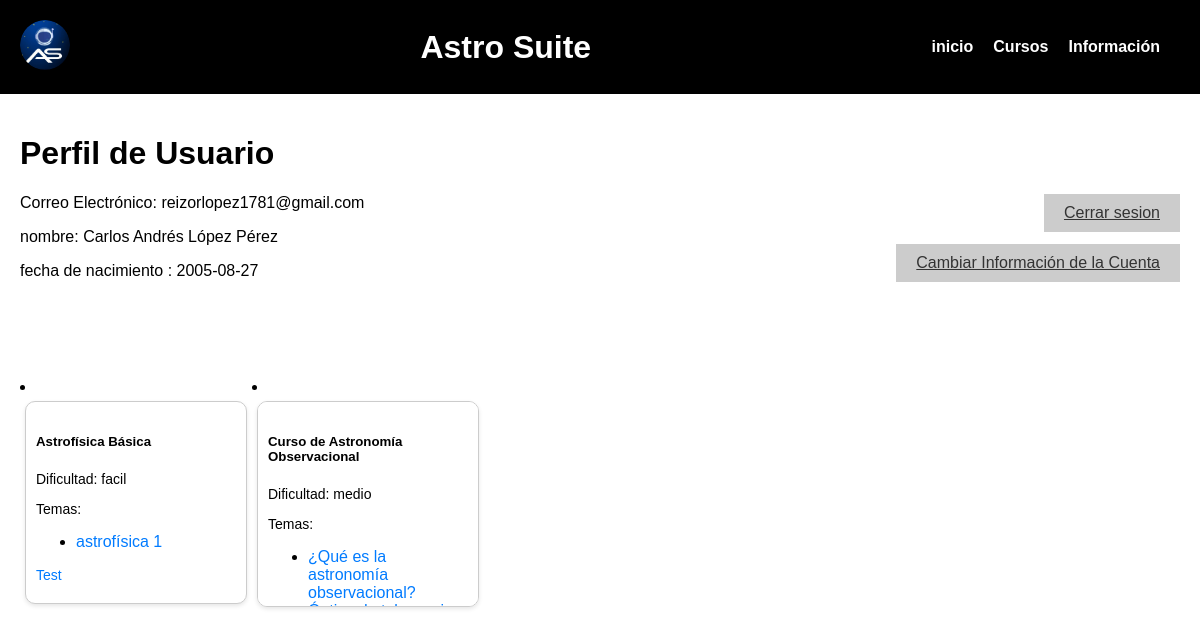
The app's page /perfil.php (signed in) with its own data.
### tables this page shows
CREATE TABLE `cursos` (
  `id_curso` int(11) NOT NULL AUTO_INCREMENT,
  `nombre` varchar(45) DEFAULT NULL,
  `descripcion` varchar(500) DEFAULT NULL,
  `imagen` varchar(100) DEFAULT NULL,
  `dificultad` varchar(20) DEFAULT NULL,
  `test` varchar(45) DEFAULT NULL,
  PRIMARY KEY (`id_curso`),
  UNIQUE KEY `id_cursos_UNIQUE` (`id_curso`)
);

CREATE TABLE `temas` (
  `id_tema` int(11) NOT NULL AUTO_INCREMENT,
  `titulo` varchar(45) DEFAULT NULL,
  `descripcion` varchar(10000) DEFAULT NULL,
  `imagen` varchar(100) DEFAULT NULL,
  `pdf` varchar(100) DEFAULT NULL,
  PRIMARY KEY (`id_tema`)
);

### perfil.php (the view, shortened to what this page needs)
<?php
$correoUsuario = isset($_SESSION['correo']) ? $_SESSION['correo'] : "";
$nombreUsuario = isset($_SESSION['nombre']) ? $_SESSION['nombre'] : "";
$fechaUsuario = isset($_SESSION['fecha_nac']) ? $_SESSION['fecha_nac'] : "";
$idUsuario = isset($_SESSION['id_usuario']) ? $_SESSION['id_usuario'] : "";
?>
<!DOCTYPE html>
<html lang="en">
<head>
    <link rel="stylesheet" href="css/perfil.css">
</head>
<body>
        <header>
        <div class="logo">
            <img id="logo" src="image/logo2.jpeg">
        </div>
        <div class="title">
            <h1>Astro Suite</h1>
        </div>
        <nav>
            <ul>
                <li><a href="inicio.php">inicio</a></li>
                <li><a href="cursos.php">Cursos</a></li>
                <li><a href="informacion.php">Información</a></li>
                </ul>
        </nav>
    </header>
    <main>
    <h1>Perfil de Usuario</h1>
    <div class="contenedor">
    <a href="include/editar_perfil.php" class="editar-button">Cambiar Información de la Cuenta</a>
    <a href="include/cerrar_sesion.php" class="cerrar-button">Cerrar sesion</a>
    </div>
    <p>Correo Electrónico: <?php echo $correoUsuario; ?></p>
    <p>nombre: <?php echo $nombreUsuario; ?></p>
    <p>fecha de nacimiento : <?php echo $fechaUsuario; ?></p>
</main>
    <section class="cursos">
            <h2>Cursos Inscritos</h2>
            <div class="container">
            <?php
                include "conexion.php";
                $sql = "SELECT cursos.nombre AS nombre_curso, cursos.dificultad AS cursos_dificultad, cursos.test AS cursos_test, temas.titulo AS temas_titulo,temas.id_tema AS tema_id_tema
                FROM usuarios_cursos
                JOIN cursos ON usuarios_cursos.id_curso = cursos.id_curso
                JOIN cursos_temas ON cursos.id_curso = cursos_temas.id_curso
                JOIN temas ON cursos_temas.id_tema = temas.id_tema
                WHERE usuarios_cursos.id_usuario = '$idUsuario'";
                $result = $conexion->query($sql);
                if ($result !== false) {
                    echo '<div class="listaCursos">';
                    if ($result->num_rows > 0) {
                        $cursos = array();
                        while ($row = $result->fetch_assoc()) {
                            $curso = $row["nombre_curso"];
                            if (!isset($cursos[$curso])) {
                                $cursos[$curso] = array(
                                    "dificultad" => $row["cursos_dificultad"],
                                    "test" => $row["cursos_test"],
                                    "temas" => array(),
                                );
                            }
                            $cursos[$curso]["temas"][] = array(
                                "titulo" => $row["temas_titulo"],
                                "id_tema" => $row["tema_id_tema"],
                            );
                        }
                        foreach ($cursos as $nombreCurso => $infoCurso) {
                            echo '<li>';
                            echo '<div class="curso">';
                            echo '<h5>' . $nombreCurso . '</h5>';
                            echo '<p>Dificultad: ' . $infoCurso["dificultad"] . '</p>';
                            echo '<p>Temas:';
                            echo '<ul>';
                            foreach ($infoCurso["temas"] as $tema) {
                                echo '<li>';
                                echo '<a href="tema.php?id_tema=' . $tema["id_tema"] . '" target="_blank">' . $tema["titulo"] . '</a>';
                                echo '</li>';
                            }
                            echo '</ul>';
                            echo '</p>';
                            echo '<p><a href="' . $infoCurso["test"] . '">Test</a></p>';
                            echo '</li>';
                            echo '</div>';
                        }
                    } else {
                        echo "<p>No estás inscrito en ningún curso.</p>";
                    }
                } else {
                    echo "Error en la consulta: " . $conexion->error;
                }
            ?>
    </section>
</body>
</html>

### css/perfil.css (style rules this page uses)
body { font-family: Arial, sans-serif; margin: 0; padding: 0; background-image: url("../image/perfil.png"); background-size: cover; background-attachment: fixed; background-repeat: no-repeat; background-position: center; }
header { background-color: #000000; color: white; padding: 20px; display: flex; justify-content:space-between; align-items: center; flex-wrap: wrap; }
.title h1 { margin: 0; }
.logo img { width: 50px; height: 50px; margin-right: 10px; border-radius: 50%; }
#logo { border-radius: 50%; }
nav ul { list-style: none; padding: 0; margin: 0; display: flex; align-items: center; }
nav li { display: inline; margin-right: 20px; }
nav a { text-decoration: none; color: white; font-weight: bold; }
main { padding: 20px; background-color: #fff; }
.contenedor { position: relative; }
.editar-button { background-color: #ccc; color: #333; padding: 10px 20px; border: none; position: absolute; top: 50px; right: 0; }
.cerrar-button { background-color: #ccc; color: #333; padding: 10px 20px; border: none; position: absolute; top: 0%; right: 0; }
.cursos { padding: 20px; }
.cursos h2 { font-size: 24px; margin-bottom: 0px; color: #ffffff; }
.container { display: flex; flex-wrap: wrap; }
.curso { background-color: #fff; border: 1px solid #ccc; border-radius: 10px; padding: 10px; margin: 5px; box-shadow: 0 2px 4px rgba(0, 0, 0, 0.1); transition: box-shadow 0.3s ease; width: 200px; overflow: auto; max-height: 184px; text-decoration: none; }
.curso p { font-size: 14px; color: #000; }
.curso a { color: #007BFF; text-decoration: none; }
h2 { font-size: 24px; margin-bottom: 10px; }
p { font-size: 16px; margin-bottom: 10px; }

### records on screen
cursos: nombreCurso "Astrofísica Básica", dificultad "facil", temas.titulo "astrofísica 1"
cursos: temas.titulo "¿Qué es la astronomía observacional?"

### other values on screen
$correoUsuario "reizorlopez1781@gmail.com"
$nombreUsuario "Carlos Andrés López Pérez"
$fechaUsuario "2005-08-27"
$nombreCurso "Curso de Astronomía Observacional"
$infoCurso["dificultad"] "medio"
